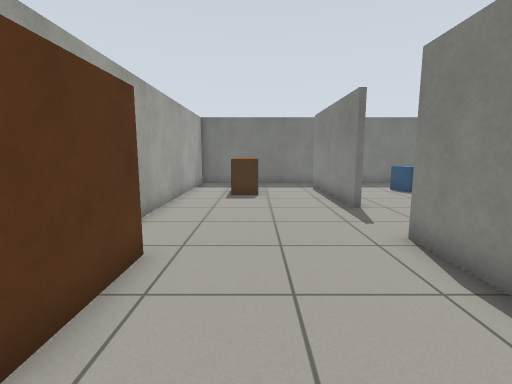
[1] (above)

12 first-person views from a walk through a robot-simulator world made for Gazebo. The camera is 0.94 m above the floor, tilts 8° down and sees 85° across. The floor is counted in squares, 0.5 m on a side. Each view is taken from the middle of a square. On the plan, view 1 faces up. The plan holds only what a view shows up to about 16 squares ahead; the rest is blank.

[2]
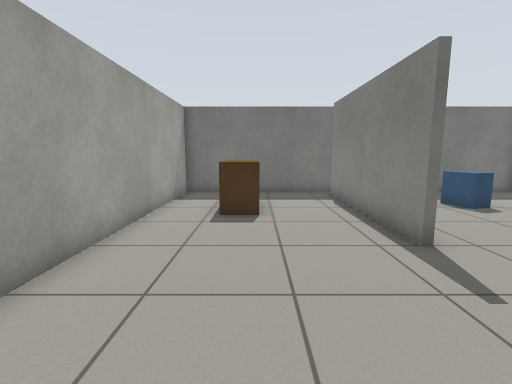

[3]
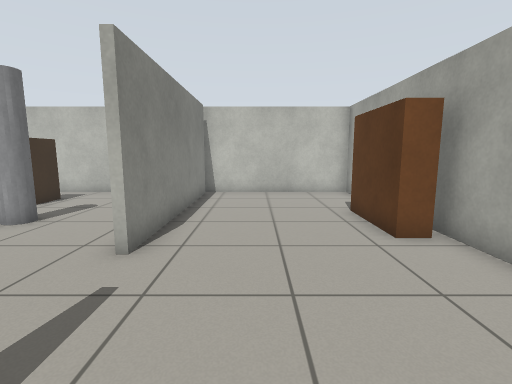

[4]
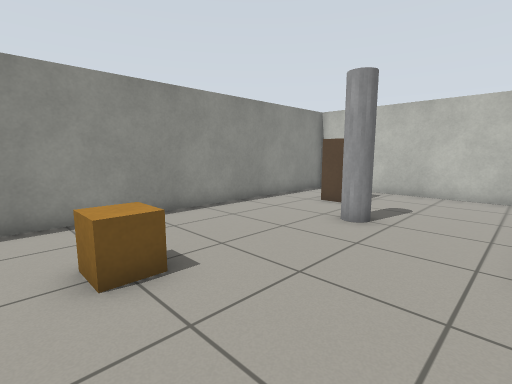

[5]
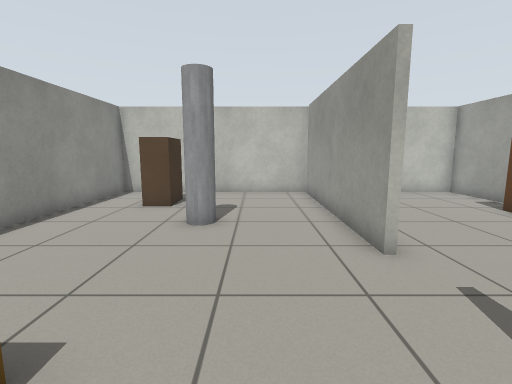

[6]
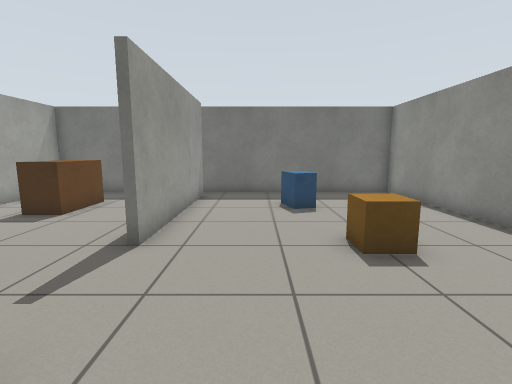

[7]
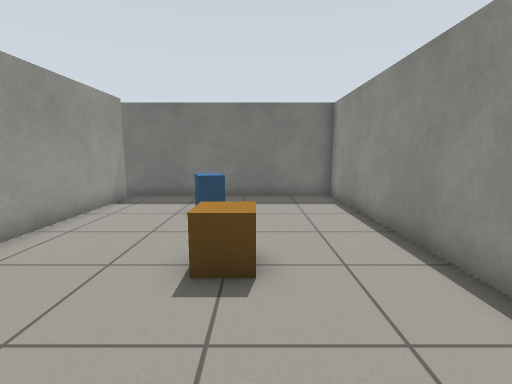

[8]
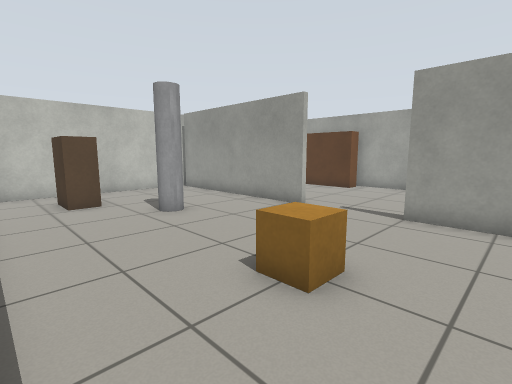

[9]
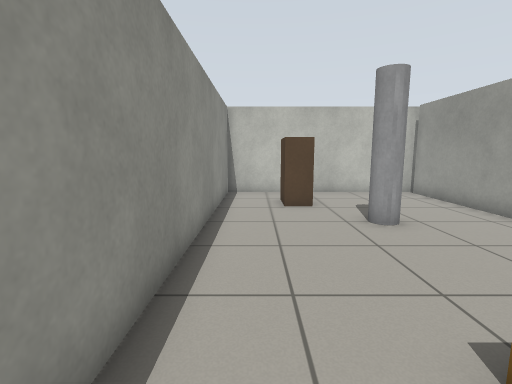

[10]
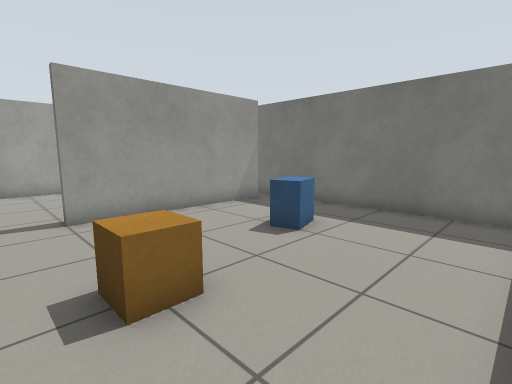

[11]
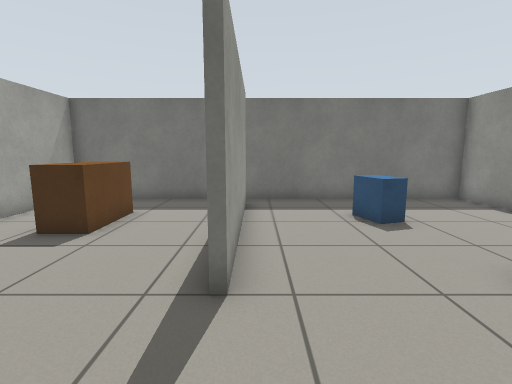

[12]
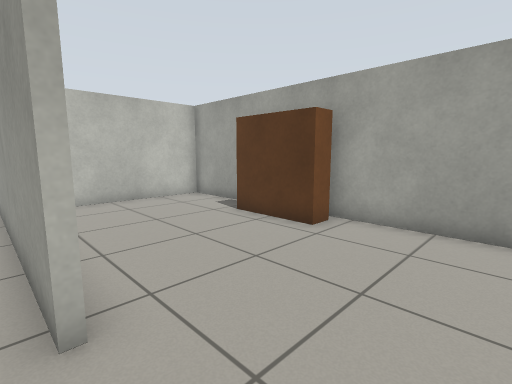

### Floor plan
Points are (right, up) in squares from view 1. A wall is a line through its corners. A room is listed if a view was taken in it or the views show most of it. See-through windows are left out.
Room 1 (views 1, 2, 3)
walls: (3.4, 9.5) (3.4, 16.5); (-3, 5) (-2.1, 5) (-2.1, 2); (-3.4, 0.6) (-3.4, -2.3) (3.1, -2.3); (3.6, 17.4) (-3.4, 17.4) (-3.4, 4.2); (3.4, -2) (3.4, 6)
ways out: opening at (3, 7.5) to room 2; opening at (3, 17) to room 2
objects: brown box (-1, 13) to (0, 14)
Room 2 (views 4, 5, 6, 7, 8, 9, 10, 11, 12)
walls: (3.6, 6.1) (3.6, -2); (3.6, 16.5) (3.6, 9.5); (3.1, -2.3) (12.3, -2.3) (12.3, 17.4) (3.6, 17.4)
ways out: opening at (3, 7.5) to room 1; opening at (3, 17) to room 1
objects: pillar (7, 3) to (8, 4); blue box (7, 13) to (8, 14); brown box (8, 9) to (9, 10); cabinet (9, 0) to (10, 1)

Positions as (right, up) in squares from view 1, and headings:
1: (0, 0), facing up
2: (0, 4), facing up
3: (1, 11), facing down
4: (4, 11), facing down-right
5: (6, 11), facing down
6: (6, 4), facing up
7: (9, 5), facing up
8: (12, 12), facing down-left
9: (11, 11), facing down
10: (12, 8), facing up-left
11: (4, 6), facing up
12: (4, 9), facing down-left
